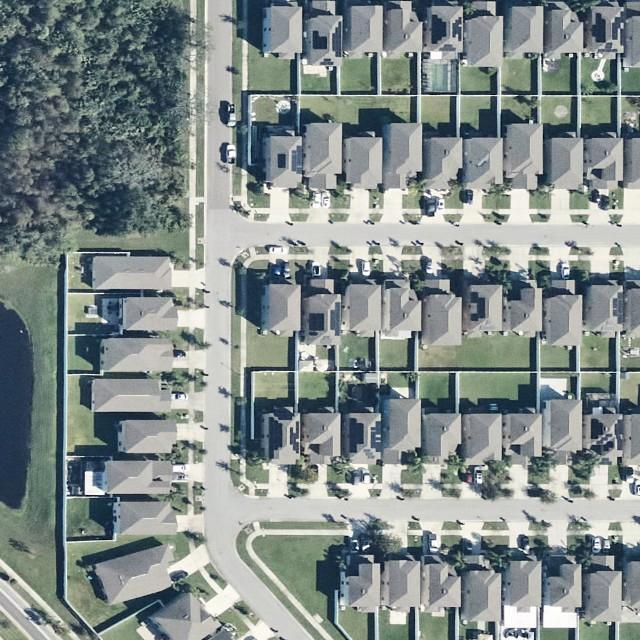
#> input picture road lableing.coco-segmentation/train/tile_640_0_jpg.rf.dbade169a66a9ffd26d4b443aed79d4e.jpg, 640 x 640 px, given in place of 20241014aC0822230w275445n.tif, which was not available
$ jupyter execute RCI.ipynb   (shell and % lines are left out)   (text cells are left out)
#> lines starting #> are read from the running program, lines starting #| are printed output that depends on the picture
[cell 1]
import os
import cv2
import json
import rasterio
import warnings
import numpy as np
import geopandas as gpd
from pathlib import Path
from osgeo import gdal
from math import radians, cos, sqrt
from collections import Counter
import matplotlib.pyplot as plt
from shapely.geometry import box, Polygon
from PIL import Image, ImageDraw
from PIL.TiffTags import TAGS
from rasterio.errors import NotGeoreferencedWarning
warnings.filterwarnings('ignore', category=NotGeoreferencedWarning)

[cell 2]
def analyze_dataset(directory_path):
#> called with directory_path = 'dataset/.'
    files = list(Path(directory_path).glob('*'))
    extensions = Counter(f.suffix for f in files)

    print(f"Total TIF images: {extensions.get('.tif', 0)}")
    print("\nFile types in dataset:")
    for ext, count in extensions.items():
        print(f"{ext}: {count} files")

analyze_dataset('dataset/.')

[cell 3]
def analyze_tif(file_path):
    """Display TIF image and basic info"""
    with rasterio.open(file_path) as src:
        width = src.width
        height = src.height
        bands = src.count

        print(f"Size: {width}x{height}")
        print(f"Bands: {bands}")

        # Read image based on number of bands
        img = src.read([1,2,3]).transpose(1,2,0) if bands >= 3 else src.read(1)

        plt.figure(figsize=(10,10))
        plt.imshow(img/img.max() if bands >= 3 else img, cmap='gray' if bands==1 else None)
        plt.title('TIF Image')
        plt.axis('off')
        plt.show()

[cell 4]
analyze_tif('data/20241014aC0822230w275445n.tif')
#> (the call stopped at in analyze_tif, `with rasterio.open(file_path) as src:`: rasterio is not available in this run)
analyze_tif('dataset/20241014aC0822145w275530n.tif')
#> (the call stopped at in analyze_tif, `with rasterio.open(file_path) as src:`: rasterio is not available in this run)
analyze_tif('dataset/20241014aC0822145w274500n.tif')
#> (the call stopped at in analyze_tif, `with rasterio.open(file_path) as src:`: rasterio is not available in this run)

[cell 5]
def get_center(left, bottom, right, top):
   """Calculate center Points"""
   return (top + bottom)/2, (left + right)/2

def get_coords(tif_path):
   """Get coordinates from TIF file"""
   with rasterio.open(tif_path) as src:
       bounds = src.bounds
       print(f"Bounds: {bounds}")
       print(f"CRS: {src.crs}")

       center_lat, center_lon = get_center(bounds.left, bounds.bottom,
                                         bounds.right, bounds.top)
       print('-------------------------------')
       print(f"According to Image.TIF Center Latitude, Longitude: ({center_lat}, {center_lon})")
       print('-------------------------------')

get_coords('data/20241014aC0822230w275445n.tif')
#> (the call stopped at in get_coords, `with rasterio.open(tif_path) as src:`: rasterio is not available in this run)

[cell 6]
def draw_grid(image_path, size=640):
    """Draw grid on image"""
#> called with image_path = 'data/20241014aC0822230w275445n.tif', size = 640
    img = Image.open(image_path)
#> img is the input picture: PIL image 640x640 RGB; mean R, G, B 129.9, 139.8, 138.2
    draw = ImageDraw.Draw(img)
    for x in range(0, img.width, size):
        for y in range(0, img.height, size):
            draw.rectangle([(x,y), (x+size, y+size)],
                         outline='black', width=5)
    return img

# Display image
plt.figure(figsize=(10,10))
plt.imshow(draw_grid("data/20241014aC0822230w275445n.tif"))
plt.axis('off')
plt.show()
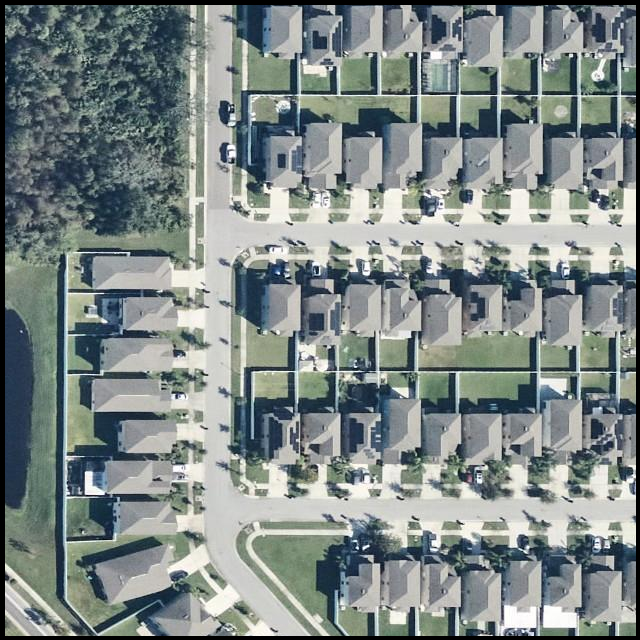
#> shown: shape (640, 640, 3); mean R, G, B 126.9, 136.4, 134.8

[cell 7]
def create_tiles(shp_path, img_path, output_dir, tile_size=640):
   """Split image into tiles and save metadata"""
   # Read files
   gdf = gpd.read_file(shp_path)
   img = Image.open(img_path)
   os.makedirs(output_dir, exist_ok=True)

   # Calculate dimensions
   extent = gdf.total_bounds
   width, height = img.size
   px_size_x = (extent[2] - extent[0]) / width
   px_size_y = (extent[3] - extent[1]) / height

   tiles = []
   count = 1

   # Create tiles
   for i in range(0, width, tile_size):
       for j in range(0, height, tile_size):
           # Crop and save tile
           tile = img.crop((i, j, i + tile_size, j + tile_size))
           tile_path = os.path.join(output_dir, f"tile_{count}.tif")
           tile.save(tile_path)

           # Calculate bounds
           minx = extent[0] + i * px_size_x
           maxx = extent[0] + (i + tile_size) * px_size_x
           maxy = extent[3] - j * px_size_y
           miny = extent[3] - (j + tile_size) * px_size_y

           tiles.append({
               "tile_name": tile_path,
               "geometry": box(minx, miny, maxx, maxy)
           })
           count += 1

   # Save metadata
   tile_gdf = gpd.GeoDataFrame(tiles, crs=gdf.crs)
   tile_gdf.to_file(os.path.join(output_dir, "tile_metadata.shp"))

create_tiles("data/tile_index_20241014a_RGB.shp",
           "data/20241014aC0822230w275445n.tif",
           "tiles_with_metadata")
#> (the call stopped at in create_tiles, `gdf = gpd.read_file(shp_path)`: geopandas is not available in this run)

[cell 8]
analyze_dataset('tiles_with_metadata/.')

[cell 9]
analyze_tif('tiles_with_metadata/tile_18.tif')
#> (the call stopped at in analyze_tif, `with rasterio.open(file_path) as src:`: rasterio is not available in this run)
print("-----------------------------------------------------------------------------------------------")
analyze_tif('tiles_with_metadata/tile_64.tif')
#> (the call stopped at in analyze_tif, `with rasterio.open(file_path) as src:`: rasterio is not available in this run)

$ run again, on LRS/tiles_dynamic/tile_1.tif
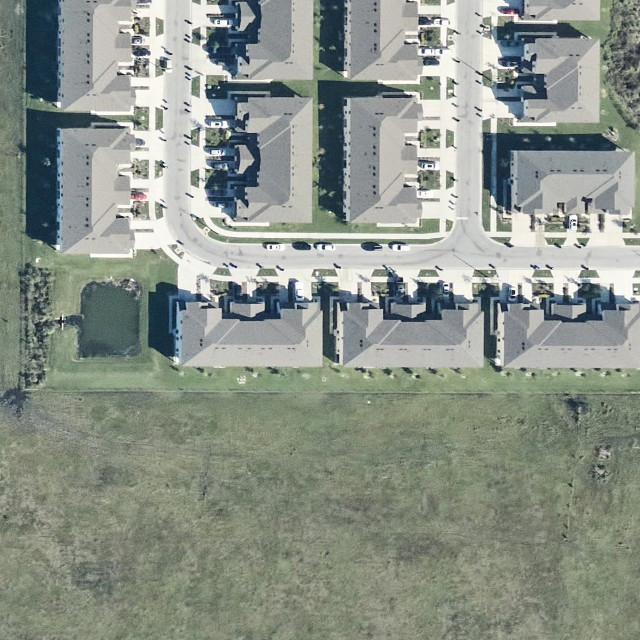
#> input picture LRS/tiles_dynamic/tile_1.tif, 640 x 640 px, given in place of 20241014aC0822230w275445n.tif, which was not available
#> in draw_grid, img is the input picture: PIL image 640x640 RGB; mean R, G, B 139.2, 146.7, 137.2
#> `plt.show()`:
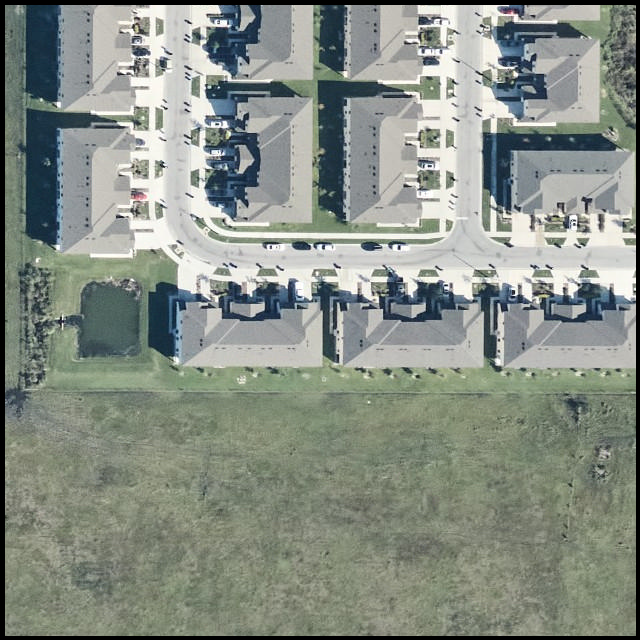
#> shown: shape (640, 640, 3); mean R, G, B 135.5, 142.7, 133.6
